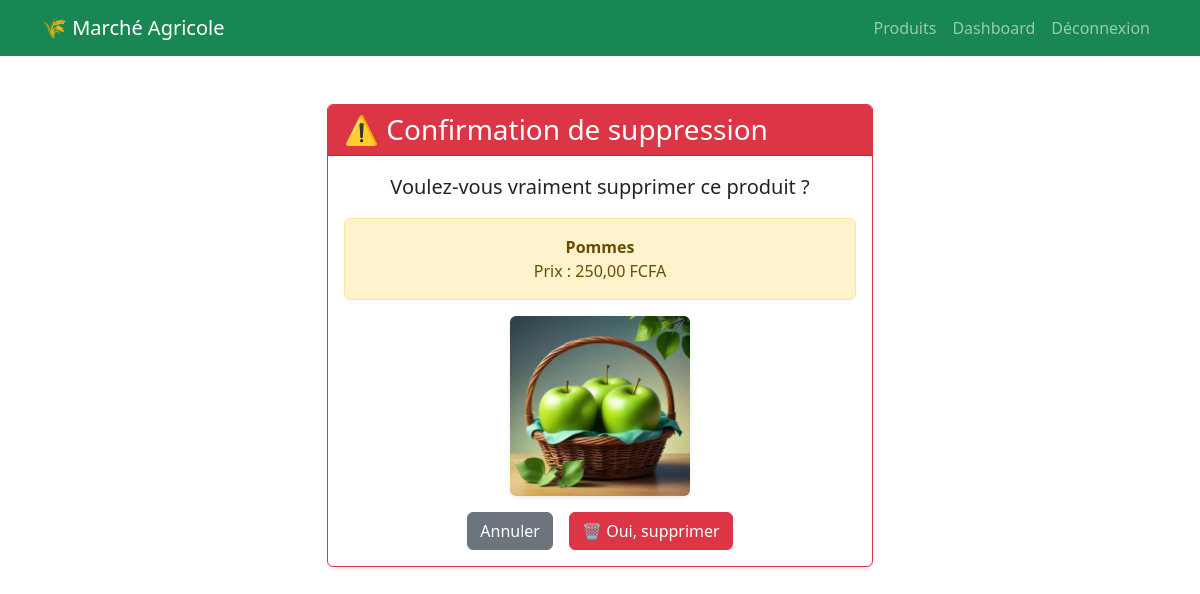
Screenshot of /produits/supprimer/1/ (signed in) with the database file from the repository.
### produits/models.py (models this page shows, shortened)
class Produit(models.Model):
    agriculteur = models.ForeignKey(
        settings.AUTH_USER_MODEL,
        on_delete=models.CASCADE,
        related_name='produits'
    )
    nom = models.CharField(max_length=200)
    description = models.TextField()
    prix = models.DecimalField(max_digits=10, decimal_places=2)
    quantite_stock = models.PositiveIntegerField(default=0)
    image = models.ImageField(upload_to='produits/', blank=True, null=True)
    disponible = models.BooleanField(default=True)
    date_creation = models.DateTimeField(auto_now_add=True)

### produits/views.py (the view)
# urls.py: path('supprimer/<int:produit_id>/', views.supprimer_produit, name='supprimer_produit'),
@login_required
def supprimer_produit(request, produit_id):
    produit = get_object_or_404(Produit, id=produit_id, agriculteur=request.user)
    if not request.user.est_agriculteur():
        messages.error(request, "Accès refusé.")
        return redirect('accueil')
    if request.method == 'POST':
        produit.delete()
        messages.success(request, "Produit supprimé avec succès !")
        return redirect('dashboard_agriculteur')
    return render(request, 'produits/confirmer_suppression.html', {'produit': produit})

### utilisateurs/models.py (called while the page is built)
    def est_agriculteur(self):
        return self.type_utilisateur == 'agriculteur'

### templates/produits/confirmer_suppression.html (shortened to what this page needs)
{% extends 'base.html' %}
{% block content %}
<div class="container mt-5">
    <div class="row justify-content-center">
        <div class="col-md-6">
            <div class="card shadow-sm border-danger">
                <div class="card-header bg-danger text-white">
                    <h3 class="mb-0">⚠️ Confirmation de suppression</h3>
                </div>
                <div class="card-body text-center">
                    <p class="fs-5">
                        Voulez-vous vraiment supprimer ce produit ?
                    </p>
                    <div class="alert alert-warning">
                        <strong>{{ produit.nom }}</strong><br>
                        Prix : {{ produit.prix }} FCFA
                    </div>
                    {% if produit.image %}
                        <div class="mb-3">
                            <img src="{{ produit.image.url }}" alt="{{ produit.nom }}" width="180" class="rounded shadow-sm">
                        </div>
                    {% endif %}
                    <form method="POST">
                        <div class="d-flex justify-content-center gap-3">
                            <a href="{% url 'dashboard_agriculteur' %}" class="btn btn-secondary">
                                Annuler
                            </a>
                            <button type="submit" class="btn btn-danger">
                                🗑️ Oui, supprimer
                            </button>
                        </div>
                    </form>
                </div>
            </div>
        </div>
    </div>
</div>
{% endblock %}

### rows the page displays
Produit: nom "Pommes", prix "250,00", image (picture)
